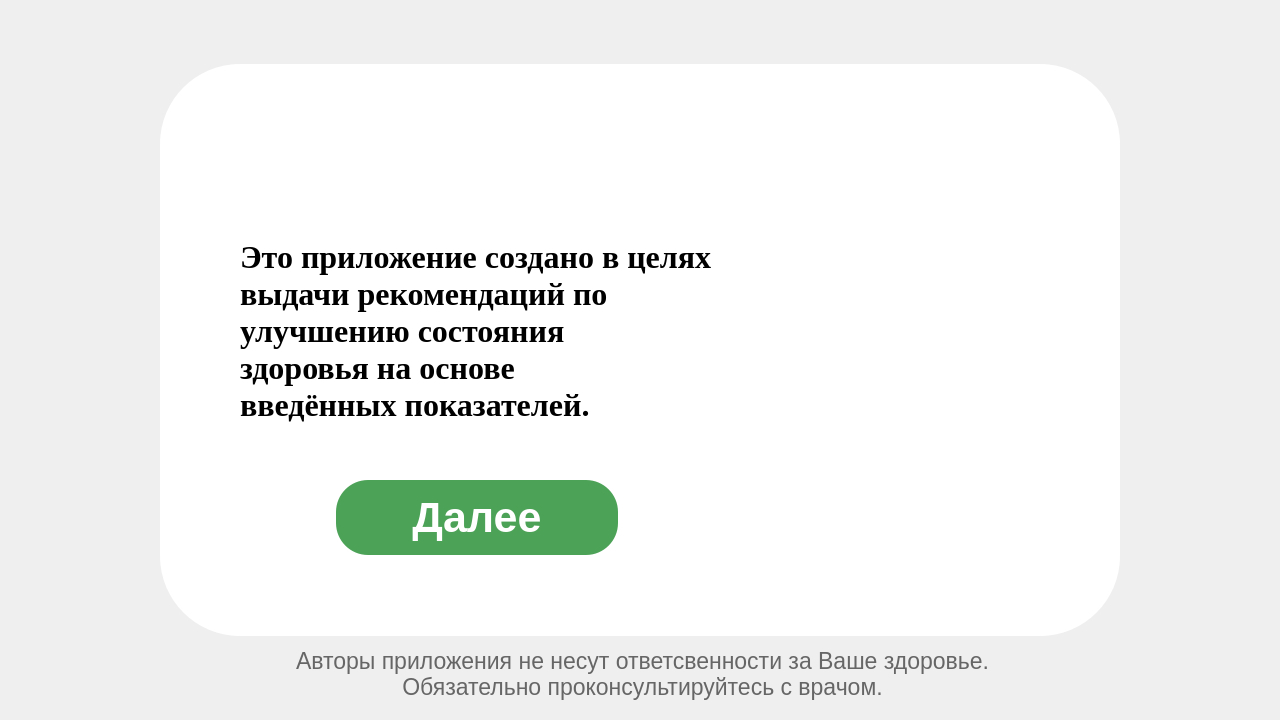
<?xml version="1.0" encoding="UTF-8"?>
<ui version="4.0">
 <class>MainDownload</class>
 <widget class="QDialog" name="MainDownload">
  <property name="geometry">
   <rect>
    <x>0</x>
    <y>0</y>
    <width>1280</width>
    <height>720</height>
   </rect>
  </property>
  <property name="windowTitle">
   <string>Dialog</string>
  </property>
  <widget class="QLabel" name="background">
   <property name="geometry">
    <rect>
     <x>0</x>
     <y>0</y>
     <width>1280</width>
     <height>720</height>
    </rect>
   </property>
   <property name="text">
    <string/>
   </property>
   <property name="pixmap">
    <pixmap>../images/whole_background.png</pixmap>
   </property>
   <property name="scaledContents">
    <bool>true</bool>
   </property>
  </widget>
  <widget class="QFrame" name="frame">
   <property name="geometry">
    <rect>
     <x>160</x>
     <y>64</y>
     <width>960</width>
     <height>572</height>
    </rect>
   </property>
   <property name="styleSheet">
    <string notr="true">background-color: rgb(255, 255, 255);
border-radius: 80px;</string>
   </property>
   <property name="frameShape">
    <enum>QFrame::StyledPanel</enum>
   </property>
   <property name="frameShadow">
    <enum>QFrame::Raised</enum>
   </property>
   <widget class="QLabel" name="label">
    <property name="geometry">
     <rect>
      <x>560</x>
      <y>144</y>
      <width>296</width>
      <height>296</height>
     </rect>
    </property>
    <property name="text">
     <string/>
    </property>
    <property name="pixmap">
     <pixmap>../images/med_cross_bright.png</pixmap>
    </property>
    <property name="scaledContents">
     <bool>true</bool>
    </property>
   </widget>
   <widget class="QPushButton" name="pushButton">
    <property name="geometry">
     <rect>
      <x>176</x>
      <y>416</y>
      <width>282</width>
      <height>75</height>
     </rect>
    </property>
    <property name="font">
     <font>
      <pointsize>32</pointsize>
      <weight>75</weight>
      <bold>true</bold>
     </font>
    </property>
    <property name="styleSheet">
     <string notr="true">QPushButton{
background-color: rgb(76, 162, 87);
border-radius: 32px;
color: rgb(255, 255, 255);

}

QPushButton:hover{
	background-color: rgb(71, 146, 80);
}

QPushButton:pressed{
background-color: rgb(2, 151, 89);
border: 3px solid rgb(255,215,0);
color: rgb(248, 248, 242);
}</string>
    </property>
    <property name="text">
     <string>Далее</string>
    </property>
   </widget>
   <widget class="QLabel" name="label_3">
    <property name="geometry">
     <rect>
      <x>80</x>
      <y>150</y>
      <width>581</width>
      <height>233</height>
     </rect>
    </property>
    <property name="font">
     <font>
      <family>Times New Roman</family>
      <pointsize>24</pointsize>
      <weight>75</weight>
      <bold>true</bold>
     </font>
    </property>
    <property name="styleSheet">
     <string notr="true">background-color: rgba(255, 255, 255, 0);</string>
    </property>
    <property name="text">
     <string>Это приложение создано в целях
выдачи рекомендаций по
улучшению состояния
здоровья на основе
введённых показателей.</string>
    </property>
    <property name="alignment">
     <set>Qt::AlignLeading|Qt::AlignLeft|Qt::AlignVCenter</set>
    </property>
   </widget>
  </widget>
  <widget class="QLabel" name="label_2">
   <property name="geometry">
    <rect>
     <x>220</x>
     <y>640</y>
     <width>845</width>
     <height>68</height>
    </rect>
   </property>
   <property name="font">
    <font>
     <pointsize>17</pointsize>
    </font>
   </property>
   <property name="layoutDirection">
    <enum>Qt::LeftToRight</enum>
   </property>
   <property name="styleSheet">
    <string notr="true">color: rgb(102, 102, 102);</string>
   </property>
   <property name="text">
    <string>Авторы приложения не несут ответсвенности за Ваше здоровье. 
Обязательно проконсультируйтесь с врачом.</string>
   </property>
   <property name="alignment">
    <set>Qt::AlignCenter</set>
   </property>
  </widget>
 </widget>
 <resources/>
 <connections/>
</ui>
